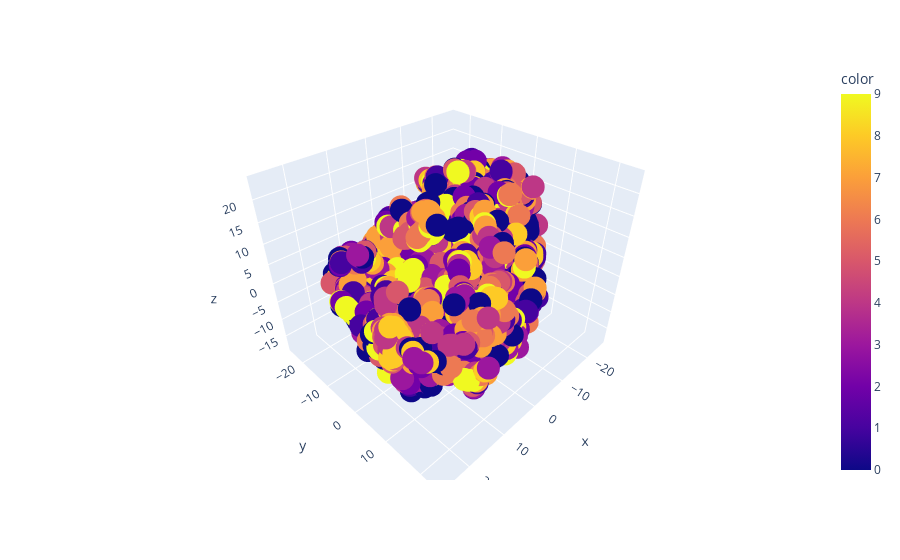

Notebook source saved alongside this figure:
### Code cell
# 3D
mix_3d_tsne = TSNE(perplexity=40,n_components=3, random_state=42,n_iter=5000,learning_rate=10)
mix_data_3d_tsne = mix_3d_tsne.fit_transform(mix_data)


fig_mix_3d = px.scatter_3d(x=mix_data_3d_tsne[:, 0], y=mix_data_3d_tsne[:, 1], z=mix_data_3d_tsne[:, 2],labels=mix_label_mapping, color=mix_labels)

fig_mix_3d.show()

### Figure 1 — Plotly figure (JSON) as saved in the notebook; plotly's stock layout.template omitted (floating-point values rounded to 4 significant figures; data arrays with more than 128 entries replaced by an {"elided": "..."} marker saying what was removed)
{"data": [{"hovertemplate": "x=%{x}<br>y=%{y}<br>z=%{z}<br>color=%{marker.color}<extra></extra>", "legendgroup": "", "marker": {"color": {"elided": "5034 int values"}, "coloraxis": "coloraxis", "symbol": "circle"}, "mode": "markers", "name": "", "scene": "scene", "showlegend": false, "type": "scatter3d", "x": {"elided": "5034 float values"}, "y": {"elided": "5034 float values"}, "z": {"elided": "5034 float values"}}], "layout": {"coloraxis": {"colorbar": {"title": {"text": "color"}}, "colorscale": [[0, "#0d0887"], [0.1111, "#46039f"], [0.2222, "#7201a8"], [0.3333, "#9c179e"], [0.4444, "#bd3786"], [0.5556, "#d8576b"], [0.6667, "#ed7953"], [0.7778, "#fb9f3a"], [0.8889, "#fdca26"], [1, "#f0f921"]]}, "legend": {"tracegroupgap": 0}, "margin": {"t": 60}, "scene": {"domain": {"x": [0, 1], "y": [0, 1]}, "xaxis": {"title": {"text": "x"}}, "yaxis": {"title": {"text": "y"}}, "zaxis": {"title": {"text": "z"}}}}}
